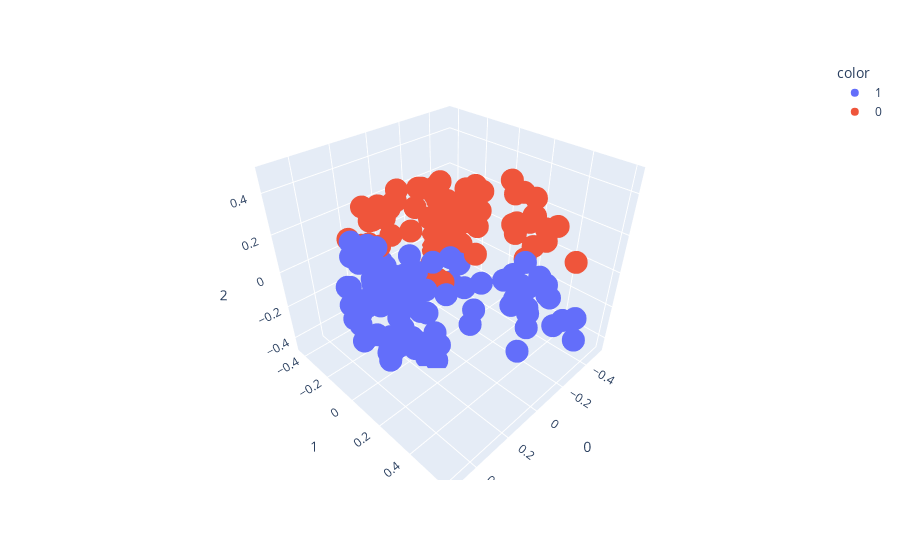

The cell this chart's notebook holds for it:
### Code cell
fig = px.scatter_3d(pd.DataFrame(components), 
                    x=0, y=1, z=2, 
                    color=train_df["target"].astype(str),
                    hover_name=train_df["text"]
)
fig.show()

### Figure 1 — Plotly figure (JSON) as saved in the notebook; plotly's stock layout.template omitted (floating-point values rounded to 4 significant figures)
{"data": [{"hovertemplate": "<b>%{hovertext}</b><br><br>color=1<br>0=%{x}<br>1=%{y}<br>2=%{z}<extra></extra>", "hovertext": ["I can't stand working for this jerk. I'm so done with this job.", "I don't know how we're going to get this project done. My team is useless.", "I'm so bored. Can't wait to get out of here and go home.", "I'm calling in sick tomorrow. I can't handle another day of this.", "I just got offered a job with better pay and benefits. Should I take it?", "This meeting is such a waste of time. I have better things to do.", "I hate having to pretend like I care about this project. It's pointless.", "I wish I could just quit and travel the world instead of being stuck here.", "I'm so tired of my coworkers' drama. I can't wait to leave this toxic environment.", "I don't understand why my boss is so obsessed with micromanaging everything.", "I'm counting down the minutes until I can leave this place for good.", "I can't handle the workload anymore. Something needs to change.", "I just heard that the company is going bankrupt. I need to start looking for a new job.", "I can't believe how unprofessional my coworker is being right now.", "I'm so over this job. I need to find something that actually makes me happy.", "I'm too hungover to come in today.", "Can I get a raise? I need to pay off some gambling debts.", "Hey, can I borrow some money? I spent all mine on partying last night.", "I don't feel like working today. Can I just take a mental health day?", "I'm running late because I overslept. Can you cover for me?", "I'm not feeling well, but it's probably just from all the drinking I did last night.", "I'm quitting. This job sucks.", "I accidentally sent that email to the wrong person. Can you help me fix it?", "I don't know how to do this task. Can you do it for me?", "Sorry, I can't come in today. I'm going to be busy smoking weed.", "I'm going to be late because I'm stuck in traffic. I shouldn't have stayed up so late partying last night.", "I'm too tired to come in today. Can I take a nap instead?", "I'm not feeling well. I think I might have caught something from one of my many one-night stands.", "Can I leave early today? I have a hot date tonight.", "I don't want to work today. Can we just go out and get drunk instead?", "I need to take a break. I'm going to go smoke a joint.", "I'm going to be late because I'm waiting for my drug dealer to show up.", "I'm too busy watching Netflix to come in today.", "I'm going to be late because I'm stuck in line at the liquor store.", "I'm too hungover to do anything today.", "I'm not coming in today. I have to go to court for my DUI.", "Can I leave early today? I have a poker game tonight.", "I need to take a sick day. My girlfriend just dumped me.", "I'm not feeling well. I think I have food poisoning from that sushi I had last night.", "I'm going to be late because I forgot my keys and I had to break into my own apartment.", "I need to take a day off. My ex is stalking me and I need to file a restraining order.", "I'm not feeling well. I think I have a hangover.", "I can't come in today. My car broke down and I don't have any money to fix it.", "I'm going to be late because I overslept. I was up all night playing video games.", "I need to take a personal day. I just found out my dog has cancer.", "Can I leave early today? I have a golf game scheduled.", "I'm not feeling well. I think I ate something bad.", "I'm going to be late because I have to drop my kid off at daycare.", "I can't come in today. My roommate is having a party and I need to help clean up.", "I need to take a mental health day. I'm really stressed out.", "I'm not feeling well. I think I caught something from that girl I hooked up with last night.", "Can I leave early today? I have a date tonight and I need to get ready.", "I'm going to be late because I have a dentist appointment.", "I can't come in today. I have a doctor's appointment.", "Good morning beautiful. I hope you have an amazing day today.", "I miss you so much already. Can't wait to see you later.", "You're the best thing that ever happened to me. I love you more than anything.", "I'm so grateful for you and everything you do for me. Thank you for being my partner.", "Just wanted to remind you how much I love you and how lucky I am to have you in my life.", "I can't stop thinking about you. You make my heart skip a beat.", "You're my sunshine on a cloudy day. Love you always.", "I feel so blessed to have you as my girlfriend. I can't wait to create more amazing memories together.", "You're the most beautiful person I know, both inside and out. Love you to the moon and back.", "You make me a better person. Thank you for being my inspiration and motivation.", "I'm going to tell the boss what I really think about this project. It's a disaster.", "Did you hear about that coworker's personal life? I can't believe it. I'm going to gossip about it at lunch.", "I'm going to sneak out of work early today. Don't tell anyone.", "I can't believe they put us on this project together. I can't work with them. They're so incompetent.", "I'm not doing any work today. I'm just going to pretend like I am and hope no one notices.", "I'm going to take a long lunch break today. Maybe even hit up a bar. Want to come?", "This is so boring. I can't wait until the day is over so I can go home.", "I'm going to play a prank on the boss. It's going to be hilarious.", "I hate this job. I wish I could just quit and travel the world.", "I can't believe how boring this class is. I'm going to fall asleep.", "I didn't study at all for this test. I'm screwed.", "I'm going to cheat on this test. I need to pass.", "This teacher is terrible. I'm not learning anything in this class.", "I'm going to skip class today. It's not like anything important is going to happen.", "I can't stand this teacher's voice. It's like nails on a chalkboard.", "I'm going to complain to the principal about this teacher. They're not doing their job right.", "I don't care about this class. I'm just going to wing it.", "I'm going to be late to class today. Hopefully, the teacher won't notice.", "I'm going to argue with the teacher about their grading. They're being unfair.", "I can't believe how useless this lecture is. I'm never going to use any of this information.", "I didn't do the assignment because I had better things to do.", "I'm going to copy and paste this entire paper from the internet. It's not like the professor will notice.", "This professor is terrible. They don't even know how to teach properly.", "I'm going to skip class today. This class is not worth my time.", "I'm going to argue with the professor about their grading. They're being unfair.", "I don't understand why I have to take this class. It's a waste of my time.", "I don't care about this class. I'm just going to wing it.", "I'm not going to attend the office hours. The professor doesn't even care about their students.", "I'm going to write a bad review about this professor on RateMyProfessor. They deserve it.", "I can't wait to get out of here. This family is driving me insane.", "I hate my job. I don't want to go back there tomorrow.", "I can't believe how much weight I've gained. I need to start dieting ASAP.", "I'm going to skip class today. It's not like it's important anyway.", "I can't believe what a jerk my boss is. I'm so sick of working here.", "I had such a wild night last night. You wouldn't believe what happened.", "I think I have a crush on someone in the office. I can't stop thinking about them.", "I'm going to tell the boss what I really think about this project. It's a disaster."], "legendgroup": "1", "marker": {"color": "#636efa", "symbol": "circle"}, "mode": "markers", "name": "1", "scene": "scene", "showlegend": true, "type": "scatter3d", "x": [0.1121, -0.1954, 0.4059, 0.3686, 0.0515, 0.01985, -0.09922, 0.2589, 0.1924, -0.1026, 0.2158, -0.01242, -0.004011, 0.06891, 0.1487, 0.516, 0.1736, 0.2715, 0.4128, 0.1233, 0.3728, 0.1474, -0.1072, -0.179, 0.3289, 0.4386, 0.4141, 0.401, 0.4361, 0.4975, 0.464, 0.2782, 0.3158, 0.3195, 0.4991, 0.3153, 0.3804, 0.4533, 0.3286, 0.3277, 0.2897, 0.4925, 0.4072, 0.293, 0.264, 0.3525, 0.3738, 0.3177, 0.3972, 0.3352, 0.3661, 0.4511, 0.2518, 0.4096, 0.1734, 0.2466, 0.116, -0.0216, 0.06182, 0.1699, 0.1379, 0.06254, 0.121, -0.0464, -0.2278, 0.1169, 0.3031, -0.2545, 0.2359, 0.4161, 0.3222, 0.192, 0.1434, 0.03632, -0.1479, -0.004507, -0.2683, 0.08465, -0.1133, -0.151, -0.07728, 0.005392, -0.1735, -0.2843, -0.3093, -0.3369, -0.3117, -0.05292, -0.258, -0.1821, -0.07728, 0.01024, -0.3379, 0.341, 0.2969, 0.0803, 0.04426, 0.1205, 0.2786, 0.1659, -0.2278], "y": [0.03474, -0.1112, -0.00637, 0.03919, -0.02756, -0.01033, 0.1459, 0.004229, 0.05672, 0.1225, -0.0378, -0.1841, -0.2159, 0.07648, -0.1302, 0.05246, -0.09058, -0.08901, -0.02233, -0.05116, 0.08035, 0.03291, -0.05335, -0.03316, -0.07134, 0.104, 0.05549, 0.1118, 0.01857, 0.01146, 0.03645, -0.0524, -0.006762, -0.0002053, 0.07703, -0.007589, 0.03166, -0.03921, 0.03196, 0.003916, -0.1255, 0.0762, -0.1168, 0.07335, -0.1082, 0.02356, 0.09776, 0.09583, 0.04419, -0.002287, 0.07031, 0.002094, 0.143, 0.05927, -0.1719, -0.09243, -0.1438, -0.2792, -0.3403, -0.007797, -0.1784, -0.2022, -0.203, -0.1418, -0.03967, 0.09874, 0.06474, -0.169, 0.06077, -0.06565, 0.04375, 0.08773, 0.06214, 0.466, 0.4196, 0.2687, 0.5364, 0.4573, 0.4148, 0.4257, 0.3994, 0.4411, 0.5471, 0.4288, 0.2738, 0.3867, 0.5863, 0.5273, 0.602, 0.5056, 0.3994, 0.532, 0.2837, -0.05267, 0.1643, -0.08207, 0.5089, 0.1102, 0.02195, 0.08998, -0.03967], "z": [-0.4278, -0.1018, -0.01711, -0.007163, -0.2744, 0.02264, -0.2414, -0.3361, -0.3188, -0.3514, -0.06766, -0.3024, -0.2984, -0.4089, -0.3077, 0.08963, -0.2048, 0.0273, 0.0113, 0.08856, -0.229, -0.3807, -0.2617, -0.09435, 0.2271, 0.1876, 0.2294, -0.2063, 0.233, 0.1456, 0.01079, 0.1309, 0.04594, 0.1137, -0.007623, 0.1218, 0.2259, -0.07475, -0.2122, 0.1137, -0.07679, -0.1007, 0.02782, 0.1117, 0.01874, 0.2697, -0.2364, 0.0949, 0.1232, 0.03749, -0.3061, 0.3294, 0.1608, 0.1646, -0.003413, -0.02088, -0.4056, -0.2079, -0.212, -0.3475, -0.2643, -0.316, -0.2228, -0.2464, -0.274, -0.2822, 0.127, -0.3182, 0.0519, 0.2143, 0.05388, -0.1127, -0.45, 0.05036, -0.09733, 0.03635, -0.1728, 0.197, -0.3434, -0.2132, -0.01729, 0.1756, -0.1388, -0.09687, 1.806e-05, -0.0877, -0.2902, 0.1769, -0.1154, -0.01199, -0.01729, 0.03192, -0.1599, -0.2478, -0.2168, -0.205, 0.1799, -0.4556, -0.2809, -0.3594, -0.274]}, {"hovertemplate": "<b>%{hovertext}</b><br><br>color=0<br>0=%{x}<br>1=%{y}<br>2=%{z}<extra></extra>", "hovertext": ["Hi just wanted to let you know that I finished the project and it's ready for your review. Let me know if you need anything else from me.", "Good morning I'm running a few minutes late today due to traffic. I should be in the office by", "Hi I'm having trouble accessing the company database. Are you available to help troubleshoot the issue?", "Just a reminder that we have a team meeting attoday. Looking forward to seeing you there.", "Hi I need to take a personal day tomorrow. I've already notified and I will make sure to complete any outstanding tasks before I leave.", "Thanks for your feedback on the report. I've made the changes you suggested and will send the updated version to you shortly.", "Can we schedule a quick call to discuss the new project? I have some ideas I'd like to run by you.", "Good luck with the presentation today! Let me know how it goes.", "I'm not feeling well today and won't be able to make it into the office. I'll be available by email or phone if you need me.", "Just wanted to say thank you for your help on the project. I couldn't have done it without you!", "Hi just wanted to check in and see if you need anything from me today.", "Good morning I wanted to update you on the progress of the project. We're on track to meet the deadline.", "Hi I'm going to be out of the office today for a doctor's appointment. Is there anything urgent you need me to take care of before I go?", "Just wanted to let you know that I completed the training module and passed the quiz. Thanks for assigning it to me!", "Good afternoon can we schedule a meeting to discuss the budget for next quarter?", "Hi I wanted to share an idea I have for improving our customer service. When would be a good time to talk about it?", "I'm going to be working from home today. Is there anything you need me to take care of remotely?", "Hi I'm running late this morning due to traffic. I should be in the office by", "Just wanted to check in and make sure you received the report I sent yesterday. Let me know if you have any questions or feedback.", "Hi I need to take a personal day next week for a family event. Is there anything you need me to take care of before I go?", "Good morning I wanted to let you know that I finished the task you assigned me and it's ready for your review.", "Hi I'm having trouble with my computer. Can you or IT help me troubleshoot the issue?", "Just wanted to say thank you for your guidance on the project. I appreciate your support.", "Hi I'm going to be in a meeting for the next hour. Can I follow up with you afterwards?", "Good afternoon I wanted to let you know that I'll be out of the office for a training seminar next week. I've already coordinated withto cover my responsibilities.", "Hi I wanted to remind you that our team is presenting the new project to the client tomorrow. Is there anything else you need from me before then?", "Just wanted to check in and make sure we're still on track for our meeting tomorrow at", "Hi I received a request from a client for a new product feature. Can we discuss it further?", "Good morning I wanted to give you an update on the sales numbers for last quarter. We exceeded our target by", "Hi I'm going to be on vacation next week. I'll make sure to complete all outstanding tasks before I go.", "Just wanted to let you know that I'm running a few minutes late this morning due to an unexpected delay. I should be in the office by", "Hi I wanted to share some positive feedback we received from a client. They were very happy with the service we provided.", "Good afternoon I wanted to request a day off next month for a personal event. Is that possible?", "Hi I wanted to discuss my performance evaluation with you. When would be a good time to do that?", "Just wanted to remind you that the deadline for the project is coming up. Do you need any additional information or support from me?", "Hi I'm having trouble with a difficult customer", "Hi can you send me the latest version of the presentation? I need to review it before the meeting tomorrow.", "Good morning I wanted to check in and see if you need any help with the project.", "Hi I wanted to let you know that I completed my part of the task. Let me know if you need anything else from me.", "Just wanted to remind you that we have a team meeting attoday. Looking forward to seeing you there.", "Hi I'm going to be out of the office tomorrow for a doctor's appointment. Can you cover my responsibilities for the day?", "Good afternoon can you send me the file with the data we discussed earlier?", "Hi I wanted to discuss some ideas I have for the project. When would be a good time to talk about it?", "Just wanted to say thank you for your help on the project. I appreciate your support.", "Hi I'm having trouble with my computer. Do you have any suggestions on how to fix it?", "Good morning I wanted to let you know that I'll be out of the office for a training seminar next week. I'll make sure to complete all outstanding tasks before I go.", "Hi I received a request from a client for a new product feature. Can you help me research it?", "Just wanted to check in and see how you're doing on the project. Do you need any support or resources?", "Hi can you review the document I sent and give me your feedback by the end of the day?", "Good afternoon I'm going to be working from home tomorrow. Is there anything you need me to take care of remotely?", "Hi I need to take a personal day next week for a family event. Can you cover my responsibilities for the day?", "Just wanted to remind you that the deadline for the project is coming up. Do you need any additional information or support from me?", "Hi I wanted to share some positive feedback we received from a client. They were very happy with the service we provided.", "Good morning I'm going to be in a meeting for the next hour. Can I follow up with you afterwards?", "Hi I'm having trouble with a difficult customer. Can you offer any advice or support?", "Just wanted to say thank you for your hard work on the project. We're making great progress together.", "Good morning, Professor I wanted to check in and see if you had any feedback on my recent assignment.", "Hi Professor I'm going to be late to class today due to unforeseen circumstances. I will be there as soon as I can.", "Good afternoon, Professor I had a question about the reading assignment. Could we discuss it after class?", "Hi Professor I just wanted to say thank you for your guidance and support this semester. I appreciate your help.", "Good morning, Professor Could you let me know if there are any updates or changes to the schedule for this week?", "Hi Professor I'm having trouble understanding the concepts in this week's lecture. Do you have any additional resources or suggestions?", "Good afternoon, Professor I'm sorry to inform you that I won't be able to attend class today due to illness. I will make sure to catch up on the missed material.", "Hi Professor I was wondering if I could schedule some time to discuss my academic progress and future plans with you?", "Good morning, Professor Could you clarify the requirements for the upcoming assignment? I want to make sure I'm on the right track.", "Hi Professor I'm having trouble accessing the course materials online. Is there a solution to this issue?", "Good afternoon, Professor I just wanted to inform you that I'll be submitting my assignment a bit later than the deadline due to personal circumstances.", "Hi Professor I wanted to let you know that I won't be able to attend the lecture tomorrow. Is there anything I should be aware of before the next class?", "Good morning, Professor I was wondering if you could recommend some additional readings or sources related to the current topic.", "Hi Professor I'm really struggling with the class material. Do you have any advice or suggestions for how I can improve my understanding?", "Good afternoon, Professor I'm interested in pursuing a research project related to this course. Could we discuss potential ideas and resources?", "Hi Professor I just wanted to inform you that I won't be able to attend the final exam due to a medical emergency. Is there a possibility for a makeup exam?", "Good morning, Professor I wanted to inform you that I'll be submitting my assignment earlier than the deadline, as I want to receive feedback and improve my work.", "Hi Professor I'm having trouble finding the required textbook for this class. Is there a way to access it?", "Good afternoon, Professor I was wondering if you could provide some advice on how to prepare for the upcoming exam?", "Hi Professor I just wanted to express my appreciation for your passion and dedication to teaching. I'm learning so much from your class."], "legendgroup": "0", "marker": {"color": "#EF553B", "symbol": "circle"}, "mode": "markers", "name": "0", "scene": "scene", "showlegend": true, "type": "scatter3d", "x": [-0.4939, 0.223, -0.1914, 0.08479, 0.2488, -0.3873, -0.2454, -0.314, 0.2581, -0.2203, -0.05554, -0.3619, 0.303, -0.2992, -0.1155, -0.2086, 0.2648, 0.198, -0.3382, 0.387, -0.2629, -0.1412, -0.453, 0.07435, -0.1819, -0.221, -0.1035, -0.3691, -0.1011, -0.01348, 0.06432, -0.363, 0.1954, -0.2292, -0.359, -0.1576, -0.3808, -0.4258, -0.2728, 0.09774, 0.2438, -0.3914, -0.2401, -0.3835, -0.03917, -0.1715, -0.3718, -0.4644, -0.4307, 0.2429, 0.2459, -0.359, -0.363, 0.1092, -0.1884, -0.398, -0.5152, -0.1331, -0.4153, -0.4687, -0.241, -0.4985, -0.1588, -0.2386, -0.4814, -0.3306, -0.4532, -0.178, -0.4634, -0.4281, -0.4974, -0.01568, -0.4881, -0.3505, -0.1648, -0.432], "y": [-0.2895, -0.1249, -0.247, -0.2666, -0.1981, -0.2192, -0.2518, -0.1384, -0.1599, -0.1805, -0.3388, -0.3542, -0.01998, -0.02651, -0.1426, -0.2758, -0.2391, -0.1548, -0.2686, -0.1147, -0.2138, -0.2006, -0.2657, -0.2092, -0.1375, -0.3455, -0.2361, -0.4262, -0.3018, -0.1579, -0.2012, -0.4195, -0.2296, -0.1197, -0.3573, -0.1282, -0.08295, -0.2048, -0.3032, -0.2952, -0.01645, -0.2213, -0.1512, -0.2756, -0.1762, -0.1079, -0.4317, -0.3803, -0.1586, -0.2409, -0.1333, -0.3573, -0.4195, -0.1922, -0.1987, -0.3109, 0.1601, 0.2952, 0.3571, 0.165, 0.05064, 0.2437, 0.3149, 0.008442, 0.179, 0.2557, 0.1258, 0.3911, 0.1892, 0.4692, 0.04049, 0.2192, 0.04969, 0.3464, 0.3082, 0.2245], "z": [0.121, 0.3115, -0.2017, 0.1793, 0.3256, -0.153, 0.1566, 0.09291, 0.1626, -0.05515, 0.2499, 0.1858, 0.2339, 0.07401, 0.3063, 0.05891, 0.0427, 0.3283, -0.003004, 0.2621, 0.1078, -0.2122, -0.06026, 0.2752, 0.2012, 0.1998, 0.2785, -0.153, 0.01632, 0.2389, 0.2846, -0.2717, 0.2238, 0.1575, 0.1794, -0.2466, 0.1089, 0.1114, 0.1624, 0.2001, 0.2615, 0.1031, 0.1778, -0.08032, -0.2543, 0.235, -0.2225, -0.01481, 0.007462, 0.1124, 0.2868, 0.1794, -0.2717, 0.2672, -0.282, -0.05384, 0.1213, 0.4865, 0.1857, 0.1075, 0.3139, 0.09055, 0.2918, 0.33, 0.2391, 0.00193, 0.2607, 0.3453, 0.1577, 0.03724, 0.03246, 0.1578, 0.2128, 0.1305, 0.2347, 0.01065]}], "layout": {"legend": {"title": {"text": "color"}, "tracegroupgap": 0}, "margin": {"t": 60}, "scene": {"domain": {"x": [0, 1], "y": [0, 1]}, "xaxis": {"title": {"text": "0"}}, "yaxis": {"title": {"text": "1"}}, "zaxis": {"title": {"text": "2"}}}}}
